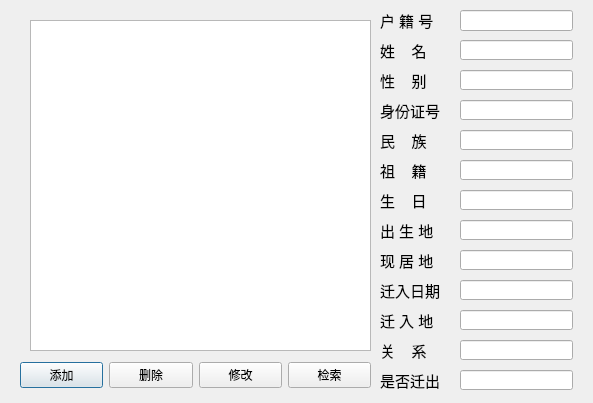
<?xml version="1.0" encoding="UTF-8"?>
<ui version="4.0">
 <class>RKctrl</class>
 <widget class="QDialog" name="RKctrl">
  <property name="geometry">
   <rect>
    <x>0</x>
    <y>0</y>
    <width>593</width>
    <height>403</height>
   </rect>
  </property>
  <property name="windowTitle">
   <string>Dialog</string>
  </property>
  <widget class="QTableView" name="tableView">
   <property name="geometry">
    <rect>
     <x>30</x>
     <y>20</y>
     <width>341</width>
     <height>331</height>
    </rect>
   </property>
  </widget>
  <widget class="QLabel" name="label">
   <property name="geometry">
    <rect>
     <x>380</x>
     <y>40</y>
     <width>81</width>
     <height>21</height>
    </rect>
   </property>
   <property name="font">
    <font>
     <pointsize>11</pointsize>
    </font>
   </property>
   <property name="text">
    <string>姓    名</string>
   </property>
  </widget>
  <widget class="QLabel" name="label_2">
   <property name="geometry">
    <rect>
     <x>380</x>
     <y>70</y>
     <width>71</width>
     <height>21</height>
    </rect>
   </property>
   <property name="font">
    <font>
     <pointsize>11</pointsize>
    </font>
   </property>
   <property name="text">
    <string>性    别</string>
   </property>
  </widget>
  <widget class="QLabel" name="label_3">
   <property name="geometry">
    <rect>
     <x>380</x>
     <y>100</y>
     <width>71</width>
     <height>21</height>
    </rect>
   </property>
   <property name="font">
    <font>
     <pointsize>11</pointsize>
    </font>
   </property>
   <property name="text">
    <string>身份证号</string>
   </property>
  </widget>
  <widget class="QLabel" name="label_4">
   <property name="geometry">
    <rect>
     <x>380</x>
     <y>130</y>
     <width>71</width>
     <height>21</height>
    </rect>
   </property>
   <property name="font">
    <font>
     <pointsize>11</pointsize>
    </font>
   </property>
   <property name="text">
    <string>民    族</string>
   </property>
  </widget>
  <widget class="QLabel" name="label_5">
   <property name="geometry">
    <rect>
     <x>380</x>
     <y>160</y>
     <width>71</width>
     <height>21</height>
    </rect>
   </property>
   <property name="font">
    <font>
     <pointsize>11</pointsize>
    </font>
   </property>
   <property name="text">
    <string>祖    籍</string>
   </property>
  </widget>
  <widget class="QLabel" name="label_6">
   <property name="geometry">
    <rect>
     <x>380</x>
     <y>190</y>
     <width>71</width>
     <height>21</height>
    </rect>
   </property>
   <property name="font">
    <font>
     <pointsize>11</pointsize>
    </font>
   </property>
   <property name="text">
    <string>生    日</string>
   </property>
  </widget>
  <widget class="QLabel" name="label_7">
   <property name="geometry">
    <rect>
     <x>380</x>
     <y>220</y>
     <width>71</width>
     <height>21</height>
    </rect>
   </property>
   <property name="font">
    <font>
     <pointsize>11</pointsize>
    </font>
   </property>
   <property name="text">
    <string>出 生 地</string>
   </property>
  </widget>
  <widget class="QLabel" name="label_8">
   <property name="geometry">
    <rect>
     <x>380</x>
     <y>250</y>
     <width>71</width>
     <height>21</height>
    </rect>
   </property>
   <property name="font">
    <font>
     <pointsize>11</pointsize>
    </font>
   </property>
   <property name="text">
    <string>现 居 地</string>
   </property>
  </widget>
  <widget class="QLineEdit" name="name">
   <property name="geometry">
    <rect>
     <x>460</x>
     <y>40</y>
     <width>113</width>
     <height>20</height>
    </rect>
   </property>
  </widget>
  <widget class="QLineEdit" name="sex">
   <property name="geometry">
    <rect>
     <x>460</x>
     <y>70</y>
     <width>113</width>
     <height>20</height>
    </rect>
   </property>
  </widget>
  <widget class="QLineEdit" name="id">
   <property name="geometry">
    <rect>
     <x>460</x>
     <y>100</y>
     <width>113</width>
     <height>20</height>
    </rect>
   </property>
  </widget>
  <widget class="QLineEdit" name="nation">
   <property name="geometry">
    <rect>
     <x>460</x>
     <y>130</y>
     <width>113</width>
     <height>20</height>
    </rect>
   </property>
  </widget>
  <widget class="QLineEdit" name="province">
   <property name="geometry">
    <rect>
     <x>460</x>
     <y>160</y>
     <width>113</width>
     <height>20</height>
    </rect>
   </property>
  </widget>
  <widget class="QLineEdit" name="birdate">
   <property name="geometry">
    <rect>
     <x>460</x>
     <y>190</y>
     <width>113</width>
     <height>20</height>
    </rect>
   </property>
  </widget>
  <widget class="QLineEdit" name="birplace">
   <property name="geometry">
    <rect>
     <x>460</x>
     <y>220</y>
     <width>113</width>
     <height>20</height>
    </rect>
   </property>
  </widget>
  <widget class="QLineEdit" name="ads">
   <property name="geometry">
    <rect>
     <x>460</x>
     <y>250</y>
     <width>113</width>
     <height>20</height>
    </rect>
   </property>
  </widget>
  <widget class="QWidget" name="layoutWidget">
   <property name="geometry">
    <rect>
     <x>20</x>
     <y>360</y>
     <width>351</width>
     <height>30</height>
    </rect>
   </property>
   <layout class="QHBoxLayout" name="horizontalLayout">
    <item>
     <widget class="QPushButton" name="add">
      <property name="text">
       <string>添加</string>
      </property>
     </widget>
    </item>
    <item>
     <widget class="QPushButton" name="delete_2">
      <property name="text">
       <string>删除</string>
      </property>
     </widget>
    </item>
    <item>
     <widget class="QPushButton" name="change">
      <property name="text">
       <string>修改</string>
      </property>
     </widget>
    </item>
    <item>
     <widget class="QPushButton" name="search">
      <property name="text">
       <string>检索</string>
      </property>
     </widget>
    </item>
   </layout>
  </widget>
  <widget class="QLabel" name="label_9">
   <property name="geometry">
    <rect>
     <x>380</x>
     <y>10</y>
     <width>81</width>
     <height>21</height>
    </rect>
   </property>
   <property name="font">
    <font>
     <pointsize>11</pointsize>
    </font>
   </property>
   <property name="text">
    <string>户 籍 号</string>
   </property>
  </widget>
  <widget class="QLineEdit" name="number">
   <property name="geometry">
    <rect>
     <x>460</x>
     <y>10</y>
     <width>113</width>
     <height>21</height>
    </rect>
   </property>
  </widget>
  <widget class="QLabel" name="label_10">
   <property name="geometry">
    <rect>
     <x>380</x>
     <y>280</y>
     <width>71</width>
     <height>21</height>
    </rect>
   </property>
   <property name="font">
    <font>
     <pointsize>11</pointsize>
    </font>
   </property>
   <property name="text">
    <string>迁入日期</string>
   </property>
  </widget>
  <widget class="QLineEdit" name="indate">
   <property name="geometry">
    <rect>
     <x>460</x>
     <y>280</y>
     <width>113</width>
     <height>20</height>
    </rect>
   </property>
  </widget>
  <widget class="QLabel" name="label_11">
   <property name="geometry">
    <rect>
     <x>380</x>
     <y>310</y>
     <width>71</width>
     <height>21</height>
    </rect>
   </property>
   <property name="font">
    <font>
     <pointsize>11</pointsize>
    </font>
   </property>
   <property name="text">
    <string>迁 入 地</string>
   </property>
  </widget>
  <widget class="QLineEdit" name="wherein">
   <property name="geometry">
    <rect>
     <x>460</x>
     <y>310</y>
     <width>113</width>
     <height>20</height>
    </rect>
   </property>
  </widget>
  <widget class="QLabel" name="label_12">
   <property name="geometry">
    <rect>
     <x>380</x>
     <y>340</y>
     <width>81</width>
     <height>21</height>
    </rect>
   </property>
   <property name="font">
    <font>
     <pointsize>11</pointsize>
    </font>
   </property>
   <property name="text">
    <string>关    系</string>
   </property>
  </widget>
  <widget class="QLineEdit" name="relation">
   <property name="geometry">
    <rect>
     <x>460</x>
     <y>340</y>
     <width>113</width>
     <height>20</height>
    </rect>
   </property>
  </widget>
  <widget class="QLabel" name="label_13">
   <property name="geometry">
    <rect>
     <x>380</x>
     <y>370</y>
     <width>71</width>
     <height>21</height>
    </rect>
   </property>
   <property name="font">
    <font>
     <pointsize>11</pointsize>
    </font>
   </property>
   <property name="text">
    <string>是否迁出</string>
   </property>
  </widget>
  <widget class="QLineEdit" name="boolout">
   <property name="geometry">
    <rect>
     <x>460</x>
     <y>370</y>
     <width>113</width>
     <height>20</height>
    </rect>
   </property>
  </widget>
 </widget>
 <resources/>
 <connections/>
</ui>
